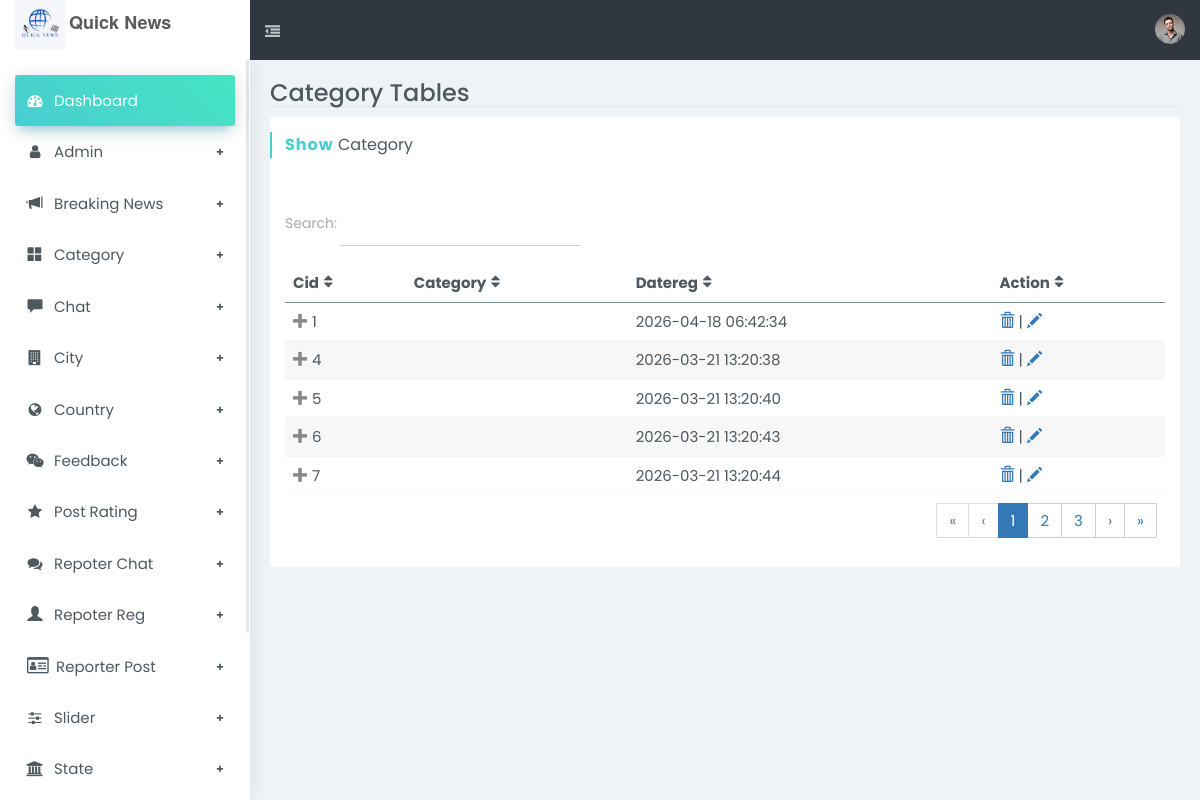
/newsadmin/index.php/categorycontroller, run on the app's committed database.
### tables this page shows
CREATE TABLE IF NOT EXISTS `category` (
  `cid` int NOT NULL AUTO_INCREMENT,
  `catgname` varchar(20) NOT NULL,
  `datereg` timestamp NOT NULL DEFAULT CURRENT_TIMESTAMP ON UPDATE CURRENT_TIMESTAMP,
  `catgstatus` enum('Active','Deactive') NOT NULL DEFAULT 'Active',
  PRIMARY KEY (`cid`)
);

### newsadmin/application/controllers/categorycontroller.php (called while the page is built, shortened)
<?php
class categorycontroller extends CI_Controller {
    public function index() {
        $file['cat']=$this->db->get('category')->result();
        $this->load->view('template/header');
        $this->load->view('template/sidebar');
        $this->load->view('category/showcategory',$file);
    }
 }
?>

### newsadmin/index.php (called while the page is built, shortened)
<?php
require_once BASEPATH.'core/CodeIgniter.php';

### newsadmin/application/views/category/showcategory.php (the view, shortened to what this page needs)
		<section id="content">
			<div class="page page-tables-footable">
				<div class="b-b mb-10">
					<div class="row">
						<div class="col-sm-6 col-xs-12">
							<h1 class="h3 m-0">Category Tables</h1>
						</div>
					</div>
				</div>
				<div class="row">
					<div class="col-md-12">
						<section class="boxs ">
							<div class="boxs-header">
								<h3 class="custom-font hb-cyan">
									<strong>Show</strong> Category</h3>
							</div>
							<div class="boxs-body">
								<div class="form-group">
									<label for="filter" style="padding-top: 5px">Search:</label>
									<input id="filter" type="text" class="form-control rounded w-md mb-10 inline-block" />
								</div>
								<table id="searchTextResults" data-filter="#filter" data-page-size="5" class="footable table table-custom">
									<thead>
										<tr>
											<th>Cid</th>
											<th>Category</th>
											<th data-hide="phone">Datereg</th>
											<th>Action</th>
										</tr>
									</thead>
									<tbody>
										<?php
										foreach($cat as $row)
											{
										?>
										<tr>
											<td><?php echo $row->cid ?></td>
											<td><?php echo $row->category ?></td>
											<td><?php echo $row->datereg ?></td>
											<td>
											<a href="<?php echo site_url() ?>/categorycontroller/del/<?php echo $row->cid ?>"><i class="glyphicon glyphicon-trash"></i></a> |
											<a href="<?php echo site_url() ?>/categorycontroller/edit/<?php echo $row->cid ?>"><i class="glyphicon glyphicon-pencil"></i></a>
											</td>
										</tr>
										<?php
											}
										?>
									</tbody>
									<tfoot class="hide-if-no-paging">
										<tr>
											<td colspan="5" class="text-right">
												<ul class="pagination">
												</ul>
											</td>
										</tr>
									</tfoot>
								</table>
							</div>
						</section>
					</div>
				</div>
			</div>
		</section>
	</div>
</body>
</html>

### data on the page
category: cid "1", datereg "2026-04-18 06:42:34"
category: cid "4", datereg "2026-03-21 13:20:38"
category: cid "5", datereg "2026-03-21 13:20:40"
category: cid "6", datereg "2026-03-21 13:20:43"
category: cid "7", datereg "2026-03-21 13:20:44"
